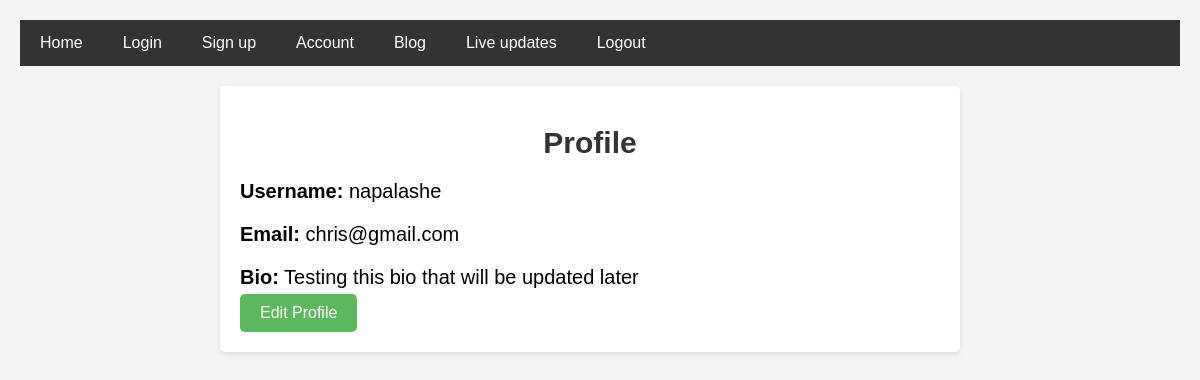
/user/account/ (signed in), run on an earlier commit of the app's database.
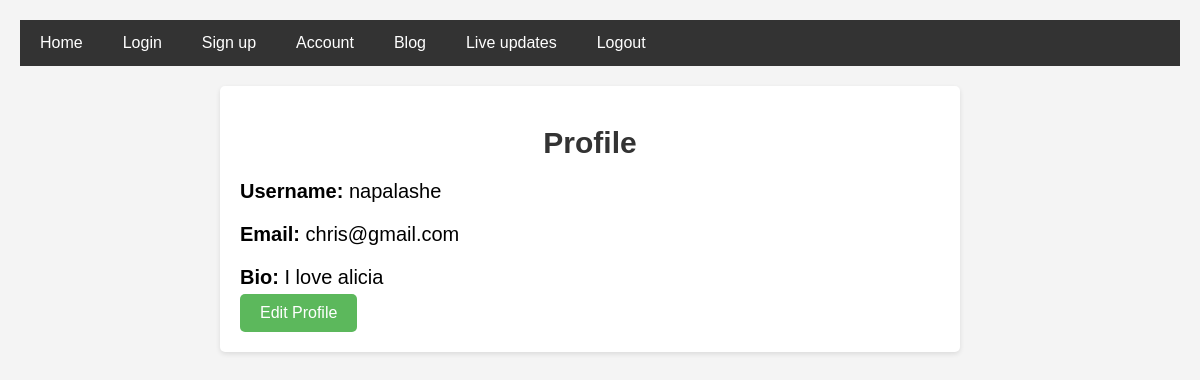
And on a later commit of the database.
### userauths/models.py (models this page shows, shortened)
class User(AbstractUser):
    email = models.EmailField(unique = True)
    username = models.CharField(max_length=100)
    bio = models.CharField(max_length=100)
    USERNAME_FIELD = 'email'
    REQUIRED_FIELDS = ['username']

### userauths/views.py (the view)
# urls.py: path('account/', views.account_view, name = 'account'),
@login_required
def account_view(request):
    return render(request, 'userauths/account.html', {'user': request.user})

### templates/userauths/account.html (shortened to what this page needs)
{% extends "partials/base.html" %} {% block content %}
<link rel="stylesheet" href="static/css/styles.css" />
<div class="profile-container">
  <div class="profile-sidebar">
    <h1>Profile</h1>
    <p><strong>Username:</strong> {{ user.username }}</p>
    <p><strong>Email:</strong> {{ user.email }}</p>
    <p><strong>Bio:</strong> {{ user.bio }}</p>
    <a href="{% url 'userauths:edit-profile' %}" class="edit-profile-btn"
      >Edit Profile</a
    >
  </div>
</div>
{% endblock content %}

What changed in the data, as far as the page shows it:
changed User "napalashe": bio "Testing this bio that will be updated later" → "I love alicia"
